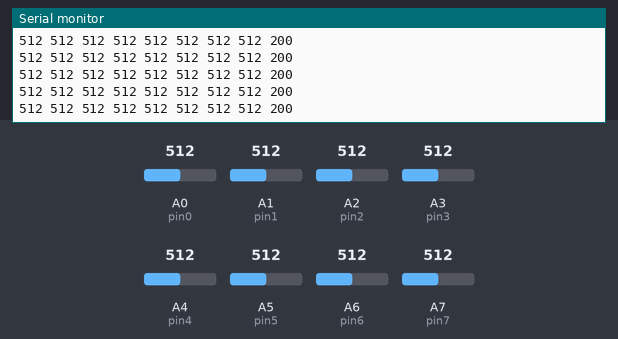
Simulated run of this sketch. Board: Arduino Nano, built with avr-gcc and run on an emulated ATmega328P. Parts: the last lines printed to the serial monitor. The test bench sets the inputs (shaded band); at power-on: A1 (pin1) = 512, A0 (pin0) = 512, A2 (pin2) = 512, A3 (pin3) = 512, A4 (pin4) = 512, A5 (pin5) = 512, A6 (pin6) = 512, A7 (pin7) = 512.

Above: at 11.7 s.
11.8 s: A1 (pin1) set to 105
At 11.96 s:
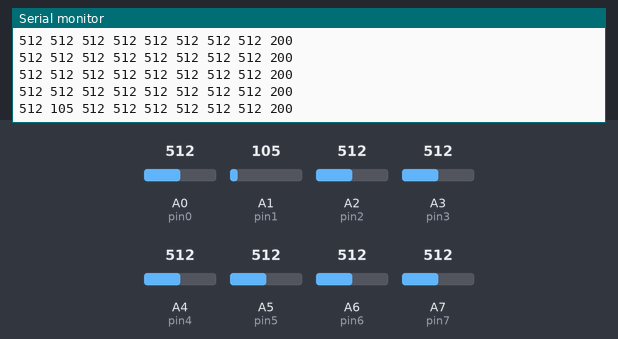
14.8 s: A1 (pin1) set to 92
At 14.96 s:
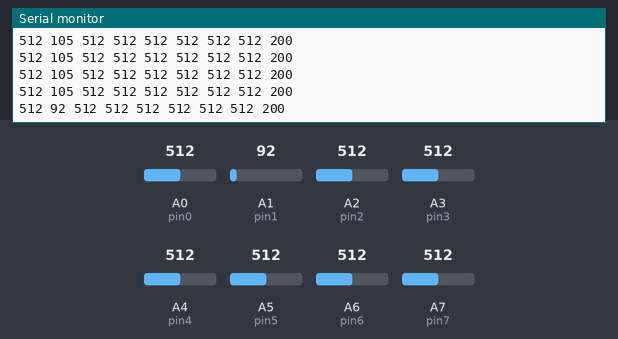
Timing chart, 0 to 17.3 s (numbered marks = the images above; inputs shaded):
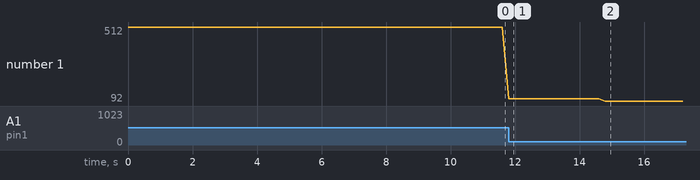

Measured:
- after the input at 11.8 s, the serial monitor: prints a new line at once (image 1)
- after the input at 14.8 s, the serial monitor: prints a new line at once (image 2)
- plotted number 1: 512 → 105 after the input at 11.8 s, 105 → 92 after the input at 14.8 s

The sketch:

analog_read.ino
```cpp
int pin0=A0;
int pin1=A1;
int pin2=A2;
int pin3=A3;
int pin4=A4;
int pin5=A5;
int pin6=A6;
int pin7=A7;

int val0=0;
int val1=0;
int val2=0;
int val3=0;
int val4=0;
int val5=0;
int val6=0;
int val7=0;
int serialPeriod=200; //ms
long serialTime;

void setup() {
  pinMode(pin0, INPUT);
  pinMode(pin1, INPUT);
  pinMode(pin2, INPUT);
  pinMode(pin3, INPUT);
  pinMode(pin4, INPUT);
  pinMode(pin5, INPUT);
  pinMode(pin6, INPUT);
  pinMode(pin7, INPUT);
  Serial.begin(9600);
}
void loop() {
  val0 = analogRead(pin0); //max 1024
  val1 = analogRead(pin1); //max 1024
  val2 = analogRead(pin2); //max 1024
  val3 = analogRead(pin3); //max 1024
  val4 = analogRead(pin4); //max 1024
  val5 = analogRead(pin5); //max 1024
  val6 = analogRead(pin6); //max 1024
  val7 = analogRead(pin7); //max 1024

  if(millis()>serialTime){
    serialReceive();
    serialSend();
    serialTime+=serialPeriod;
  }
}
//https://arduino.stackexchange.com/questions/1013/how-do-i-split-an-incoming-string
String getValue(String data, char separator, int index){
    int found = 0;
    int strIndex[] = { 0, -1 };
    int maxIndex = data.length() - 1;

    for (int i = 0; i <= maxIndex && found <= index; i++) {
        if (data.charAt(i) == separator || i == maxIndex) {
            found++;
            strIndex[0] = strIndex[1] + 1;
            strIndex[1] = (i == maxIndex) ? i+1 : i;
        }
    }
    return found > index ? data.substring(strIndex[0], strIndex[1]) : "";
}

void serialReceive(){
  if(Serial.available()){
    String input = Serial.readStringUntil("\n");
    serialPeriod = getValue(input,' ',0).toInt();
  }
}
void serialSend(){
  Serial.print(val0);
  Serial.print(" ");
  Serial.print(val1);
  Serial.print(" ");
  Serial.print(val2);
  Serial.print(" ");
  Serial.print(val3);
  Serial.print(" ");
  Serial.print(val4);
  Serial.print(" ");
  Serial.print(val5);
  Serial.print(" ");
  Serial.print(val6);
  Serial.print(" ");
  Serial.print(val7);
  Serial.print(" ");
  Serial.println(serialPeriod);
}
```
